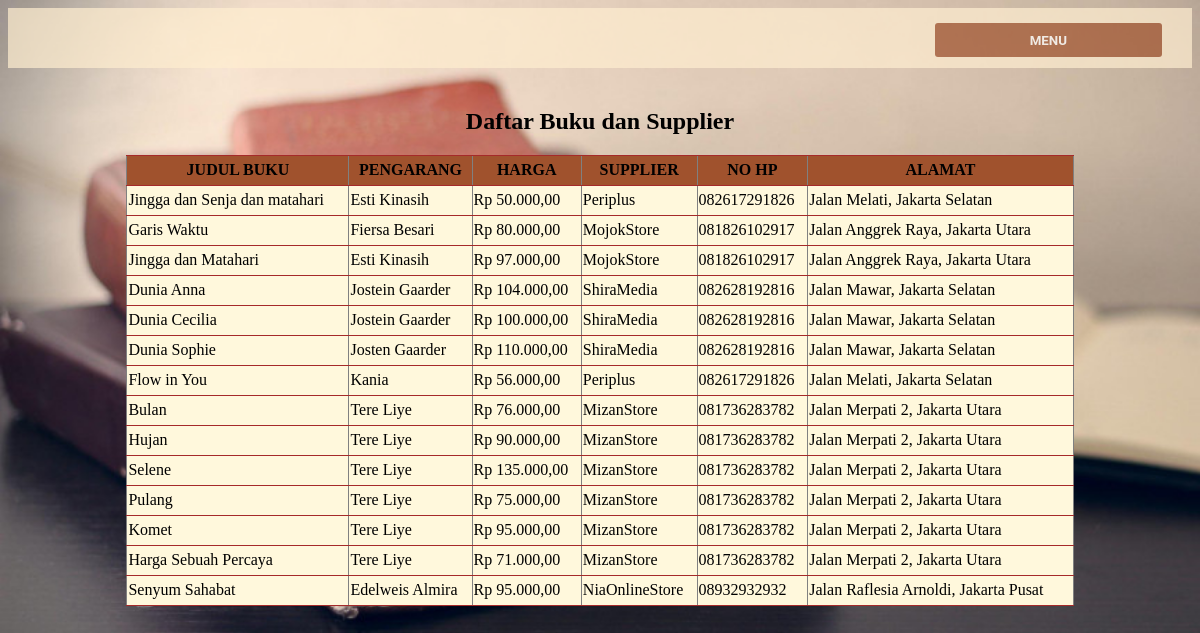
Screenshot of /toko_buku/gabung.php with the database file from the repository.
### tables this page shows
CREATE TABLE `buku` (
  `id_buku` varchar(200) NOT NULL,
  `judul` varchar(200) NOT NULL,
  `pengarang` varchar(200) NOT NULL,
  `harga` varchar(200) NOT NULL,
  `stok` varchar(200) NOT NULL,
  `image` varchar(200) NOT NULL,
  `id_sup` varchar(200) NOT NULL
);

CREATE TABLE `supplier` (
  `id_sup` varchar(200) NOT NULL,
  `nama_sup` varchar(200) NOT NULL,
  `no_hp` varchar(200) NOT NULL,
  `alamat_sup` varchar(200) NOT NULL
);

### toko_buku/gabung.php (the view, shortened to what this page needs)
<html>
<head>
    <link rel="stylesheet" type="text/css" href="style.css">
</head>
<body>
<header>
    <button class="toggle-sidebar" id="toggle-sidebar">MENU</button>
        </header>
    <h2 line-height='50%' align='center'>Daftar Buku dan Supplier</h2>
    <table width='80%' border=1 class='table' align='center'>
    <tr>
        <th align='center' height='30px'>JUDUL BUKU</th>
        <th align='center'>PENGARANG</th>
        <th align='center'>HARGA</th>
        <th align='center'>SUPPLIER</th>
        <th align='center'>NO HP</th>
        <th align='center'>ALAMAT</th>
    </tr>
    <?php
    include_once("config.php");
    $result = mysqli_query($mysqli, "SELECT
    A.nama_sup, A.no_hp, A.alamat_sup, B.judul,
    B.pengarang, B.harga FROM supplier A INNER JOIN buku B
    ON A.id_sup= B.id_sup");
    while($user_data = mysqli_fetch_array($result)) {
        echo "<tr>";
        echo "<td height='30px'>".$user_data['judul']."</td>";
        echo "<td>".$user_data['pengarang']."</td>";
        echo "<td>".$user_data['harga']."</td>";
        echo "<td>".$user_data['nama_sup']."</td>";
        echo "<td>".$user_data['no_hp']."</td>";
        echo "<td>".$user_data['alamat_sup']."</td>";
    }
    ?>
     </table>
</body>
</html>

### toko_buku/style.css (style rules this page uses)
body { background-image: url(image/cover.jpg); background-size: cover; }
h2 { padding-top: 20px; }
header { height:60px; background-color:#ffeed1; opacity: 0.7; top:5px; display:flex-end; }
.table { border-collapse: collapse; align-content: center; border-top: 1px brown solid; border-bottom: 1px brown solid; }
table.table th th , table.table tr td { background-color: #FFF8DC; border-top: 1px brown solid; border-bottom: 1px brown solid; }
table.table th th , table.table tr th { background-color: #A0522D; border-top: 1px brown solid; border-bottom: 1px brown solid; }
button { background-color:#A0522D; color: black; padding: 10px 16px; text-decoration: none; cursor: pointer; font-family: 'roboto'; margin-right: 30px; border-radius: 3px; padding:10px; }
header .toggle-sidebar { border: none; background-color:#A0522D; color: white; font-weight: bold; padding: 9.5px 95px 9px 95px; margin-top: 15px; cursor: pointer; float: right; }

### rows the page displays
buku: judul "Jingga dan Senja dan matahari", pengarang "Esti Kinasih", harga "Rp 50.000,00", id_sup.nama_sup "Periplus", id_sup.no_hp "082617291826", id_sup.alamat_sup "Jalan Melati, Jakarta Selatan"
buku: judul "Garis Waktu", pengarang "Fiersa Besari", harga "Rp 80.000,00", id_sup.nama_sup "MojokStore", id_sup.no_hp "081826102917", id_sup.alamat_sup "Jalan Anggrek Raya, Jakarta Utara"
buku: judul "Jingga dan Matahari", pengarang "Esti Kinasih", harga "Rp 97.000,00", id_sup.nama_sup "MojokStore", id_sup.no_hp "081826102917", id_sup.alamat_sup "Jalan Anggrek Raya, Jakarta Utara"
buku: judul "Dunia Anna", pengarang "Jostein Gaarder", harga "Rp 104.000,00", id_sup.nama_sup "ShiraMedia", id_sup.no_hp "082628192816", id_sup.alamat_sup "Jalan Mawar, Jakarta Selatan"
buku: judul "Dunia Cecilia", pengarang "Jostein Gaarder", harga "Rp 100.000,00", id_sup.nama_sup "ShiraMedia", id_sup.no_hp "082628192816", id_sup.alamat_sup "Jalan Mawar, Jakarta Selatan"
buku: judul "Dunia Sophie", pengarang "Josten Gaarder", harga "Rp 110.000,00", id_sup.nama_sup "ShiraMedia", id_sup.no_hp "082628192816", id_sup.alamat_sup "Jalan Mawar, Jakarta Selatan"
buku: judul "Flow in You", pengarang "Kania", harga "Rp 56.000,00", id_sup.nama_sup "Periplus", id_sup.no_hp "082617291826", id_sup.alamat_sup "Jalan Melati, Jakarta Selatan"
buku: judul "Bulan", pengarang "Tere Liye", harga "Rp 76.000,00", id_sup.nama_sup "MizanStore", id_sup.no_hp "081736283782", id_sup.alamat_sup "Jalan Merpati 2, Jakarta Utara"
buku: judul "Hujan", pengarang "Tere Liye", harga "Rp 90.000,00", id_sup.nama_sup "MizanStore", id_sup.no_hp "081736283782", id_sup.alamat_sup "Jalan Merpati 2, Jakarta Utara"
buku: judul "Selene", pengarang "Tere Liye", harga "Rp 135.000,00", id_sup.nama_sup "MizanStore", id_sup.no_hp "081736283782", id_sup.alamat_sup "Jalan Merpati 2, Jakarta Utara"
buku: judul "Pulang", pengarang "Tere Liye", harga "Rp 75.000,00", id_sup.nama_sup "MizanStore", id_sup.no_hp "081736283782", id_sup.alamat_sup "Jalan Merpati 2, Jakarta Utara"
buku: judul "Komet", pengarang "Tere Liye", harga "Rp 95.000,00", id_sup.nama_sup "MizanStore", id_sup.no_hp "081736283782", id_sup.alamat_sup "Jalan Merpati 2, Jakarta Utara"
buku: judul "Harga Sebuah Percaya", pengarang "Tere Liye", harga "Rp 71.000,00", id_sup.nama_sup "MizanStore", id_sup.no_hp "081736283782", id_sup.alamat_sup "Jalan Merpati 2, Jakarta Utara"
buku: judul "Senyum Sahabat", pengarang "Edelweis Almira", harga "Rp 95.000,00", id_sup.nama_sup "NiaOnlineStore", id_sup.no_hp "08932932932", id_sup.alamat_sup "Jalan Raflesia Arnoldi, Jakarta Pusat"
